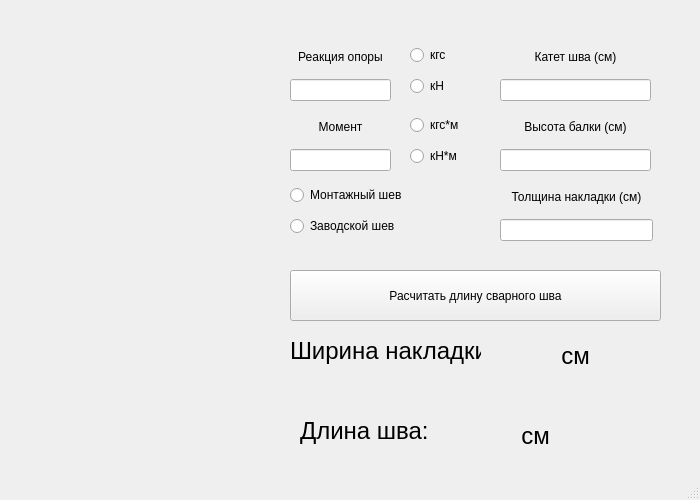
<?xml version="1.0" encoding="UTF-8"?>
<ui version="4.0">
 <class>weldingFrame</class>
 <widget class="QMainWindow" name="weldingFrame">
  <property name="geometry">
   <rect>
    <x>0</x>
    <y>0</y>
    <width>700</width>
    <height>500</height>
   </rect>
  </property>
  <property name="minimumSize">
   <size>
    <width>700</width>
    <height>500</height>
   </size>
  </property>
  <property name="windowTitle">
   <string>Проверка длины сварного шва</string>
  </property>
  <widget class="QWidget" name="centralwidget">
   <widget class="QWidget" name="gridLayoutWidget">
    <property name="geometry">
     <rect>
      <x>30</x>
      <y>40</y>
      <width>221</width>
      <height>151</height>
     </rect>
    </property>
    <layout class="QGridLayout" name="gridLayout">
     <item row="0" column="0">
      <widget class="QLabel" name="frame1img">
       <property name="text">
        <string/>
       </property>
      </widget>
     </item>
    </layout>
   </widget>
   <widget class="QWidget" name="gridLayoutWidget_2">
    <property name="geometry">
     <rect>
      <x>30</x>
      <y>230</y>
      <width>221</width>
      <height>161</height>
     </rect>
    </property>
    <layout class="QGridLayout" name="gridLayout_2">
     <item row="0" column="0">
      <widget class="QLabel" name="frame2img">
       <property name="text">
        <string/>
       </property>
      </widget>
     </item>
    </layout>
   </widget>
   <widget class="QWidget" name="gridLayoutWidget_5">
    <property name="geometry">
     <rect>
      <x>290</x>
      <y>40</y>
      <width>101</width>
      <height>61</height>
     </rect>
    </property>
    <layout class="QGridLayout" name="gridLayout_5">
     <item row="0" column="1">
      <widget class="QLabel" name="label_7">
       <property name="text">
        <string>Реакция опоры</string>
       </property>
       <property name="alignment">
        <set>Qt::AlignCenter</set>
       </property>
      </widget>
     </item>
     <item row="1" column="1">
      <widget class="QLineEdit" name="rop"/>
     </item>
    </layout>
   </widget>
   <widget class="QWidget" name="gridLayoutWidget_7">
    <property name="geometry">
     <rect>
      <x>500</x>
      <y>40</y>
      <width>151</width>
      <height>61</height>
     </rect>
    </property>
    <layout class="QGridLayout" name="gridLayout_7">
     <item row="0" column="1">
      <widget class="QLabel" name="label_9">
       <property name="text">
        <string>Катет шва (см)</string>
       </property>
       <property name="alignment">
        <set>Qt::AlignCenter</set>
       </property>
      </widget>
     </item>
     <item row="1" column="1">
      <widget class="QLineEdit" name="weld_k"/>
     </item>
    </layout>
   </widget>
   <widget class="QWidget" name="gridLayoutWidget_8">
    <property name="geometry">
     <rect>
      <x>500</x>
      <y>110</y>
      <width>151</width>
      <height>61</height>
     </rect>
    </property>
    <layout class="QGridLayout" name="gridLayout_8">
     <item row="0" column="1">
      <widget class="QLabel" name="label_10">
       <property name="text">
        <string>Высота балки (см)</string>
       </property>
       <property name="alignment">
        <set>Qt::AlignCenter</set>
       </property>
      </widget>
     </item>
     <item row="1" column="1">
      <widget class="QLineEdit" name="height"/>
     </item>
    </layout>
   </widget>
   <widget class="QPushButton" name="pushResult">
    <property name="geometry">
     <rect>
      <x>290</x>
      <y>270</y>
      <width>371</width>
      <height>51</height>
     </rect>
    </property>
    <property name="text">
     <string>Расчитать длину сварного шва</string>
    </property>
   </widget>
   <widget class="QWidget" name="gridLayoutWidget_11">
    <property name="geometry">
     <rect>
      <x>290</x>
      <y>110</y>
      <width>101</width>
      <height>61</height>
     </rect>
    </property>
    <layout class="QGridLayout" name="gridLayout_11">
     <item row="0" column="1">
      <widget class="QLabel" name="label_14">
       <property name="text">
        <string>Момент</string>
       </property>
       <property name="alignment">
        <set>Qt::AlignCenter</set>
       </property>
      </widget>
     </item>
     <item row="1" column="1">
      <widget class="QLineEdit" name="mom"/>
     </item>
    </layout>
   </widget>
   <widget class="QWidget" name="gridLayoutWidget_9">
    <property name="geometry">
     <rect>
      <x>500</x>
      <y>180</y>
      <width>153</width>
      <height>61</height>
     </rect>
    </property>
    <layout class="QGridLayout" name="gridLayout_9">
     <item row="0" column="1">
      <widget class="QLabel" name="label_11">
       <property name="text">
        <string>Толщина накладки (см)</string>
       </property>
       <property name="alignment">
        <set>Qt::AlignCenter</set>
       </property>
      </widget>
     </item>
     <item row="1" column="1">
      <widget class="QLineEdit" name="force_l_2"/>
     </item>
    </layout>
   </widget>
   <widget class="QLabel" name="label">
    <property name="geometry">
     <rect>
      <x>300</x>
      <y>400</y>
      <width>191</width>
      <height>61</height>
     </rect>
    </property>
    <property name="font">
     <font>
      <pointsize>18</pointsize>
     </font>
    </property>
    <property name="text">
     <string>Длина шва:</string>
    </property>
   </widget>
   <widget class="QLabel" name="result">
    <property name="geometry">
     <rect>
      <x>410</x>
      <y>410</y>
      <width>91</width>
      <height>51</height>
     </rect>
    </property>
    <property name="font">
     <font>
      <pointsize>24</pointsize>
     </font>
    </property>
    <property name="text">
     <string/>
    </property>
    <property name="alignment">
     <set>Qt::AlignCenter</set>
    </property>
   </widget>
   <widget class="QLabel" name="label_5">
    <property name="geometry">
     <rect>
      <x>490</x>
      <y>410</y>
      <width>91</width>
      <height>51</height>
     </rect>
    </property>
    <property name="font">
     <font>
      <pointsize>18</pointsize>
     </font>
    </property>
    <property name="text">
     <string>см</string>
    </property>
    <property name="alignment">
     <set>Qt::AlignCenter</set>
    </property>
   </widget>
   <widget class="QWidget" name="gridLayoutWidget_4">
    <property name="geometry">
     <rect>
      <x>410</x>
      <y>40</y>
      <width>61</width>
      <height>61</height>
     </rect>
    </property>
    <layout class="QGridLayout" name="gridLayout_4">
     <item row="0" column="0">
      <widget class="QRadioButton" name="kgs">
       <property name="text">
        <string>кгс</string>
       </property>
      </widget>
     </item>
     <item row="1" column="0">
      <widget class="QRadioButton" name="kn">
       <property name="text">
        <string>кН</string>
       </property>
      </widget>
     </item>
    </layout>
   </widget>
   <widget class="QWidget" name="gridLayoutWidget_6">
    <property name="geometry">
     <rect>
      <x>410</x>
      <y>110</y>
      <width>62</width>
      <height>61</height>
     </rect>
    </property>
    <layout class="QGridLayout" name="gridLayout_6">
     <item row="0" column="0">
      <widget class="QRadioButton" name="kgsm">
       <property name="text">
        <string>кгс*м</string>
       </property>
      </widget>
     </item>
     <item row="1" column="0">
      <widget class="QRadioButton" name="knm">
       <property name="text">
        <string>кН*м</string>
       </property>
      </widget>
     </item>
    </layout>
   </widget>
   <widget class="QWidget" name="gridLayoutWidget_10">
    <property name="geometry">
     <rect>
      <x>290</x>
      <y>180</y>
      <width>160</width>
      <height>61</height>
     </rect>
    </property>
    <layout class="QGridLayout" name="gridLayout_10">
     <item row="0" column="0">
      <widget class="QRadioButton" name="montage">
       <property name="text">
        <string>Монтажный шев</string>
       </property>
      </widget>
     </item>
     <item row="1" column="0">
      <widget class="QRadioButton" name="prefab">
       <property name="text">
        <string>Заводской шев</string>
       </property>
      </widget>
     </item>
    </layout>
   </widget>
   <widget class="QLabel" name="label_2">
    <property name="geometry">
     <rect>
      <x>290</x>
      <y>320</y>
      <width>191</width>
      <height>61</height>
     </rect>
    </property>
    <property name="font">
     <font>
      <pointsize>18</pointsize>
     </font>
    </property>
    <property name="text">
     <string>Ширина накладки:</string>
    </property>
   </widget>
   <widget class="QLabel" name="label_6">
    <property name="geometry">
     <rect>
      <x>530</x>
      <y>330</y>
      <width>91</width>
      <height>51</height>
     </rect>
    </property>
    <property name="font">
     <font>
      <pointsize>18</pointsize>
     </font>
    </property>
    <property name="text">
     <string>см</string>
    </property>
    <property name="alignment">
     <set>Qt::AlignCenter</set>
    </property>
   </widget>
   <widget class="QLabel" name="result_2">
    <property name="geometry">
     <rect>
      <x>460</x>
      <y>330</y>
      <width>91</width>
      <height>51</height>
     </rect>
    </property>
    <property name="font">
     <font>
      <pointsize>24</pointsize>
     </font>
    </property>
    <property name="text">
     <string/>
    </property>
    <property name="alignment">
     <set>Qt::AlignCenter</set>
    </property>
   </widget>
  </widget>
  <widget class="QStatusBar" name="statusbar"/>
 </widget>
 <resources/>
 <connections/>
</ui>
